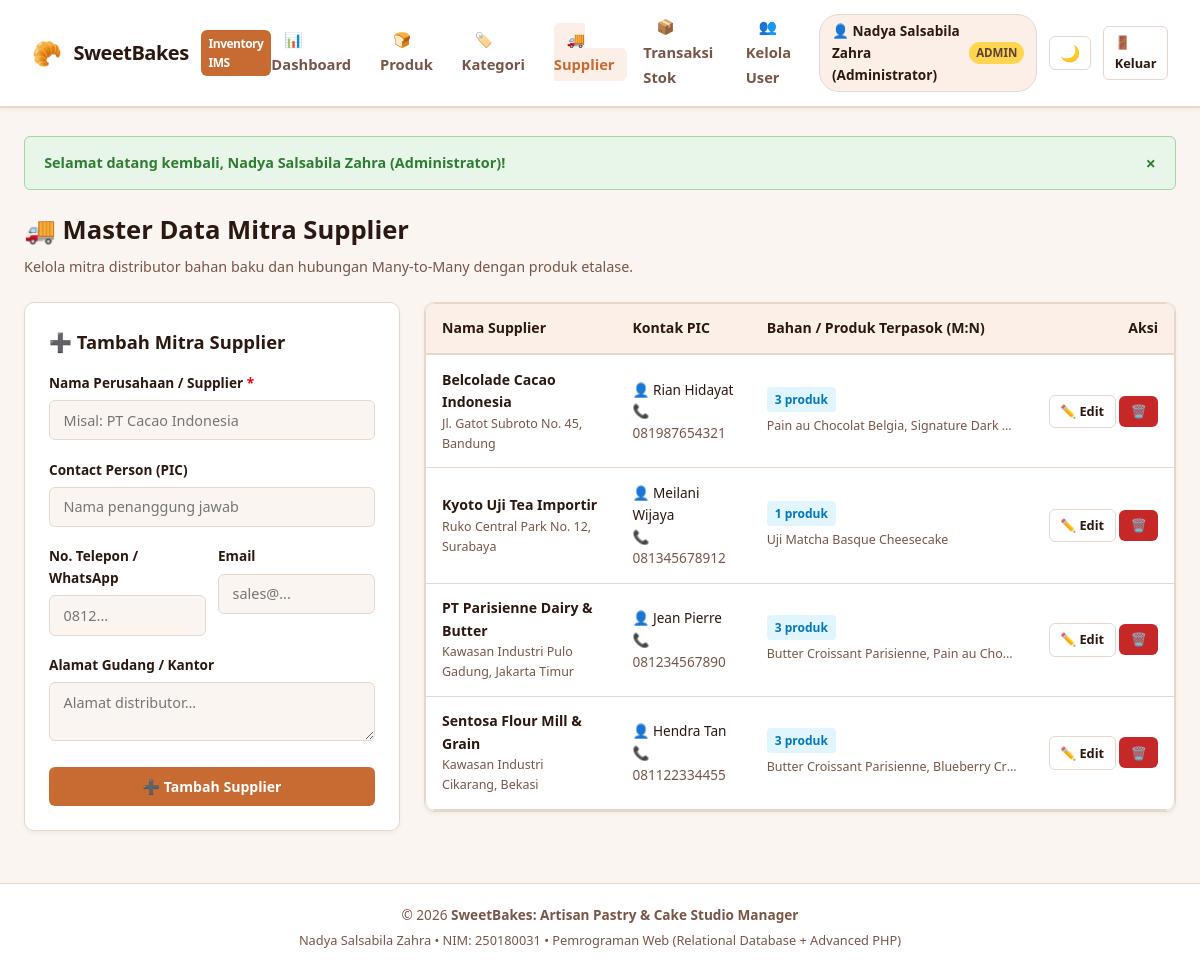
The page /public/suppliers/index.php (signed in) on the database its author committed.
### tables this page shows
CREATE TABLE `suppliers` (
    `id` INT AUTO_INCREMENT PRIMARY KEY,
    `name` VARCHAR(150) NOT NULL,
    `contact_person` VARCHAR(100) NULL,
    `phone` VARCHAR(30) NULL,
    `email` VARCHAR(100) NULL,
    `address` TEXT NULL,
    `created_at` TIMESTAMP DEFAULT CURRENT_TIMESTAMP
);

### helpers/escape.php (called while the page is built, shortened)
<?php
function e(?string $value): string {
    return htmlspecialchars((string)($value ?? ''), ENT_QUOTES, 'UTF-8');
}

### public/suppliers/index.php (the view, shortened to what this page needs)
<?php
require_once dirname(dirname(__DIR__)) . '/helpers/escape.php';
$db = get_db();
$editSupplier = null;
$suppliers = $db->query("
    SELECT s.*,
           COUNT(DISTINCT ps.product_id) AS total_products_supplied,
           (
               SELECT GROUP_CONCAT(p.name SEPARATOR ', ')
               FROM product_suppliers ps2
               JOIN products p ON ps2.product_id = p.id
               WHERE ps2.supplier_id = s.id
           ) AS supplied_items
    FROM suppliers s
    LEFT JOIN product_suppliers ps ON ps.supplier_id = s.id
    GROUP BY s.id
    ORDER BY s.name ASC
")->fetchAll();
include dirname(dirname(__DIR__)) . '/views/header.php';
?>
<div class="page-header">
    <div>
        <h1 class="page-title">🚚 Master Data Mitra Supplier</h1>
        <p class="page-subtitle">Kelola mitra distributor bahan baku dan hubungan Many-to-Many dengan produk etalase.</p>
    </div>
</div>
<div style="display: grid; grid-template-columns: 1fr 2fr; gap: 1.5rem; align-items: start;">
    <div class="card">
        <h2 style="font-size: 1.15rem; font-weight: 800; margin-bottom: 1rem;">
            <?= $editSupplier ? '✏️ Edit Data Supplier' : '➕ Tambah Mitra Supplier' ?>
        </h2>
        <form method="POST" action="">
            <div class="form-group">
                <label class="form-label" for="name">Nama Perusahaan / Supplier <span style="color:red">*</span></label>
                <input type="text" id="name" name="name" class="form-control" required
                       value="<?= e($editSupplier['name'] ?? '') ?>" placeholder="Misal: PT Cacao Indonesia">
            </div>
            <div class="form-group">
                <label class="form-label" for="contact_person">Contact Person (PIC)</label>
                <input type="text" id="contact_person" name="contact_person" class="form-control"
                       value="<?= e($editSupplier['contact_person'] ?? '') ?>" placeholder="Nama penanggung jawab">
            </div>
            <div style="display: grid; grid-template-columns: 1fr 1fr; gap: 0.75rem;">
                <div class="form-group">
                    <label class="form-label" for="phone">No. Telepon / WhatsApp</label>
                    <input type="text" id="phone" name="phone" class="form-control"
                           value="<?= e($editSupplier['phone'] ?? '') ?>" placeholder="0812...">
                </div>
                <div class="form-group">
                    <label class="form-label" for="email">Email</label>
                    <input type="email" id="email" name="email" class="form-control"
                           value="<?= e($editSupplier['email'] ?? '') ?>" placeholder="sales@...">
                </div>
            </div>
            <div class="form-group">
                <label class="form-label" for="address">Alamat Gudang / Kantor</label>
                <textarea id="address" name="address" class="form-control" rows="2"
                          placeholder="Alamat distributor..."><?= e($editSupplier['address'] ?? '') ?></textarea>
            </div>
            <div style="display: flex; gap: 0.5rem; margin-top: 1rem;">
                <button type="submit" class="btn btn-primary" style="flex: 1; justify-content: center;">
                    <?= $editSupplier ? '💾 Simpan Perubahan' : '➕ Tambah Supplier' ?>
                </button>
            </div>
        </form>
    </div>
    <div class="card" style="padding: 0; overflow: hidden;">
        <div class="table-responsive">
            <table class="table">
                <thead>
                    <tr>
                        <th>Nama Supplier</th>
                        <th>Kontak PIC</th>
                        <th>Bahan / Produk Terpasok (M:N)</th>
                        <th style="text-align: right;">Aksi</th>
                    </tr>
                </thead>
                <tbody>
                    <?php if (empty($suppliers)): ?>
                        <tr><td colspan="4" style="text-align:center; padding: 2rem;">Belum ada supplier terdaftar.</td></tr>
                    <?php else: ?>
                        <?php foreach ($suppliers as $s): ?>
                        <tr>
                            <td>
                                <strong><?= e($s['name']) ?></strong>
                                <?php if (!empty($s['address'])): ?>
                                    <div style="font-size: 0.78rem; color: var(--text-muted);"><?= e($s['address']) ?></div>
                                <?php endif; ?>
                            </td>
                            <td style="font-size: 0.85rem;">
                                <div>👤 <?= e($s['contact_person'] ?? '-') ?></div>
                                <div style="color: var(--text-muted);">📞 <?= e($s['phone'] ?? '-') ?></div>
                            </td>
                            <td>
                                <span class="badge badge-info" style="margin-bottom: 4px;">
                                    <?= number_format($s['total_products_supplied']) ?> produk
                                </span>
                                <?php if (!empty($s['supplied_items'])): ?>
                                    <div style="font-size: 0.78rem; color: var(--text-muted); max-width: 250px; white-space: nowrap; overflow: hidden; text-overflow: ellipsis;">
                                        <?= e($s['supplied_items']) ?>
                                    </div>
                                <?php endif; ?>
                            </td>
                            <td style="text-align: right; white-space: nowrap;">
                                <a href="?edit_id=<?= (int)$s['id'] ?>" class="btn btn-secondary btn-sm">✏️ Edit</a>
                                <form method="POST" action="" style="display: inline;" onsubmit="return confirm('Hapus supplier ini?');">
                                    <button type="submit" class="btn btn-danger btn-sm">🗑️</button>
                                </form>
                            </td>
                        </tr>
                        <?php endforeach; ?>
                    <?php endif; ?>
                </tbody>
            </table>
        </div>
    </div>
</div>
<?php include dirname(dirname(__DIR__)) . '/views/footer.php'; ?>

### assets/css/style.css (style rules this page uses)
:root { --bg-main: #FAF5F0; --bg-card: #FFFFFF; --bg-sidebar: #3E2723; --text-primary: #2C1810; --text-muted: #795548; --border-color: #E6D7CD; --primary: #C76B32; --primary-hover: #A7521F; --primary-light: #FBEFE7; --accent: #D4AF37; --success: #2E7D32; --success-bg: #E8F5E9; --danger: #C62828; --danger-bg: #FFEBEE; --warning: #EF6C00; --warning-bg: #FFF3E0; --info: #0277BD; --info-bg: #E1F5FE; --shadow-sm: 0 2px 4px rgba(62, 39, 35, 0.05); --shadow-md: 0 4px 12px rgba(62, 39, 35, 0.08); --shadow-lg: 0 8px 24px rgba(62, 39, 35, 0.12); --radius-sm: 6px; --radius-md: 10px; --radius-lg: 16px; }
* { box-sizing: border-box; margin: 0; padding: 0; font-family: 'Segoe UI', -apple-system, BlinkMacSystemFont, Roboto, sans-serif; }
body { background-color: var(--bg-main); color: var(--text-primary); line-height: 1.6; display: flex; flex-direction: column; min-height: 100vh; }
.page-header { display: flex; justify-content: space-between; align-items: center; flex-wrap: wrap; gap: 1rem; margin-bottom: 1.5rem; }
.page-title { font-size: 1.6rem; font-weight: 800; color: var(--text-primary); }
.page-subtitle { color: var(--text-muted); font-size: 0.9rem; margin-top: 0.2rem; }
.btn { display: inline-flex; align-items: center; gap: 0.4rem; padding: 0.55rem 1.1rem; font-size: 0.88rem; font-weight: 600; border-radius: var(--radius-sm); text-decoration: none; cursor: pointer; border: 1px solid transparent; transition: all 0.2s; }
.btn-primary { background: var(--primary); color: #fff; }
.btn-danger { background: var(--danger); color: #fff; }
.btn-secondary { background: var(--bg-card); color: var(--text-primary); border-color: var(--border-color); }
.btn-sm { padding: 0.35rem 0.65rem; font-size: 0.8rem; }
.card { background: var(--bg-card); border: 1px solid var(--border-color); border-radius: var(--radius-md); padding: 1.5rem; box-shadow: var(--shadow-sm); margin-bottom: 1.5rem; }
.form-group { margin-bottom: 1.15rem; }
.form-label { display: block; margin-bottom: 0.4rem; font-size: 0.85rem; font-weight: 700; color: var(--text-primary); }
.form-control { width: 100%; padding: 0.6rem 0.85rem; font-size: 0.9rem; background: var(--bg-main); color: var(--text-primary); border: 1px solid var(--border-color); border-radius: var(--radius-sm); transition: border-color 0.2s; }
.table-responsive { overflow-x: auto; border-radius: var(--radius-md); border: 1px solid var(--border-color); background: var(--bg-card); }
.table { width: 100%; border-collapse: collapse; text-align: left; font-size: 0.88rem; }
.table th { background: var(--primary-light); color: var(--text-primary); padding: 0.85rem 1rem; font-weight: 700; border-bottom: 2px solid var(--border-color); }
.table td { padding: 0.85rem 1rem; border-bottom: 1px solid var(--border-color); vertical-align: middle; }
.badge { display: inline-block; padding: 3px 8px; border-radius: 4px; font-size: 0.75rem; font-weight: 700; }
.badge-info { background: var(--info-bg); color: var(--info); }

### rows shown on the page
suppliers: name "Belcolade Cacao Indonesia", address "Jl. Gatot Subroto No. 45, Bandung", contact_person "Rian Hidayat", phone "081987654321", total_products_supplied "3", supplied_items "Pain au Chocolat Belgia, Signature Dark…"
suppliers: name "Kyoto Uji Tea Importir", address "Ruko Central Park No. 12, Surabaya", contact_person "Meilani Wijaya", phone "081345678912", total_products_supplied "1", supplied_items "Uji Matcha Basque Cheesecake"
suppliers: name "PT Parisienne Dairy & Butter", address "Kawasan Industri Pulo Gadung, Jakarta Timur", contact_person "Jean Pierre", phone "081234567890", total_products_supplied "3", supplied_items "Butter Croissant Parisienne, Pain au Cho…"
suppliers: name "Sentosa Flour Mill & Grain", address "Kawasan Industri Cikarang, Bekasi", contact_person "Hendra Tan", phone "081122334455", total_products_supplied "3", supplied_items "Butter Croissant Parisienne, Blueberry Cr…"

### other values the page prints
$currentUser['full_name'] "Nadya Salsabila Zahra (Administrator)"
$currentUser['role'] "ADMIN"
$flash['message'] "Selamat datang kembali, Nadya Salsabila Zahra (Administrator)!"
